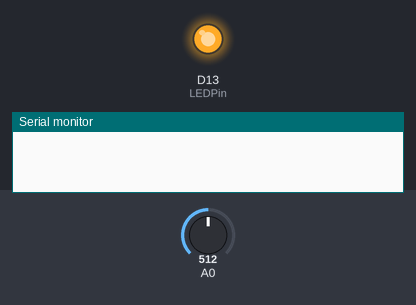
Recording of a sketch running on a simulated Arduino Zero (SAMD21). Parts: output pins drawn as LEDs (lit = HIGH), the last lines printed to the serial monitor. The test bench sets the inputs (shaded band); at power-on: A0 = 512 (analog values on the 0–1023 scale).

Above: at 0.0 s.
At 5.1 s:
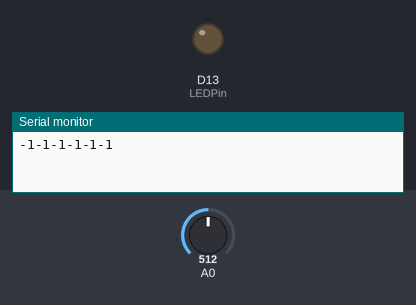
Timing chart, 0 to 6.6 s (numbered marks = the images above):
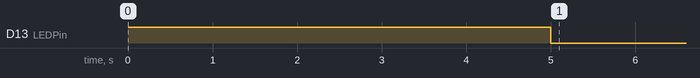

The sketch:

main.ino
```cpp
int sensorValue;
int sensorLow = 4095;
int sensorHigh = 0;

const int LEDPin = 13;

void setup() {
  // put your setup code here, to run once:
  analogReadResolution(12);
  pinMode(LEDPin, OUTPUT);
  digitalWrite(LEDPin, HIGH);
  Serial.begin(9600);

  while (millis() < 5000) {
    sensorValue = analogRead(A0);

    if (sensorValue > sensorHigh) {
      sensorHigh = sensorValue;
    }
    if (sensorValue < sensorLow) {
      sensorLow = sensorValue;
    }
  }

  digitalWrite(LEDPin, LOW);
}

void loop() {
  // put your main code here, to run repeatedly:
  sensorValue = analogRead(A0);
  int pitch = map(sensorValue, sensorLow, sensorHigh, 50, 4000);

  Serial.print(pitch);
  tone(8, pitch, 50);
  delay(50);
}
```
